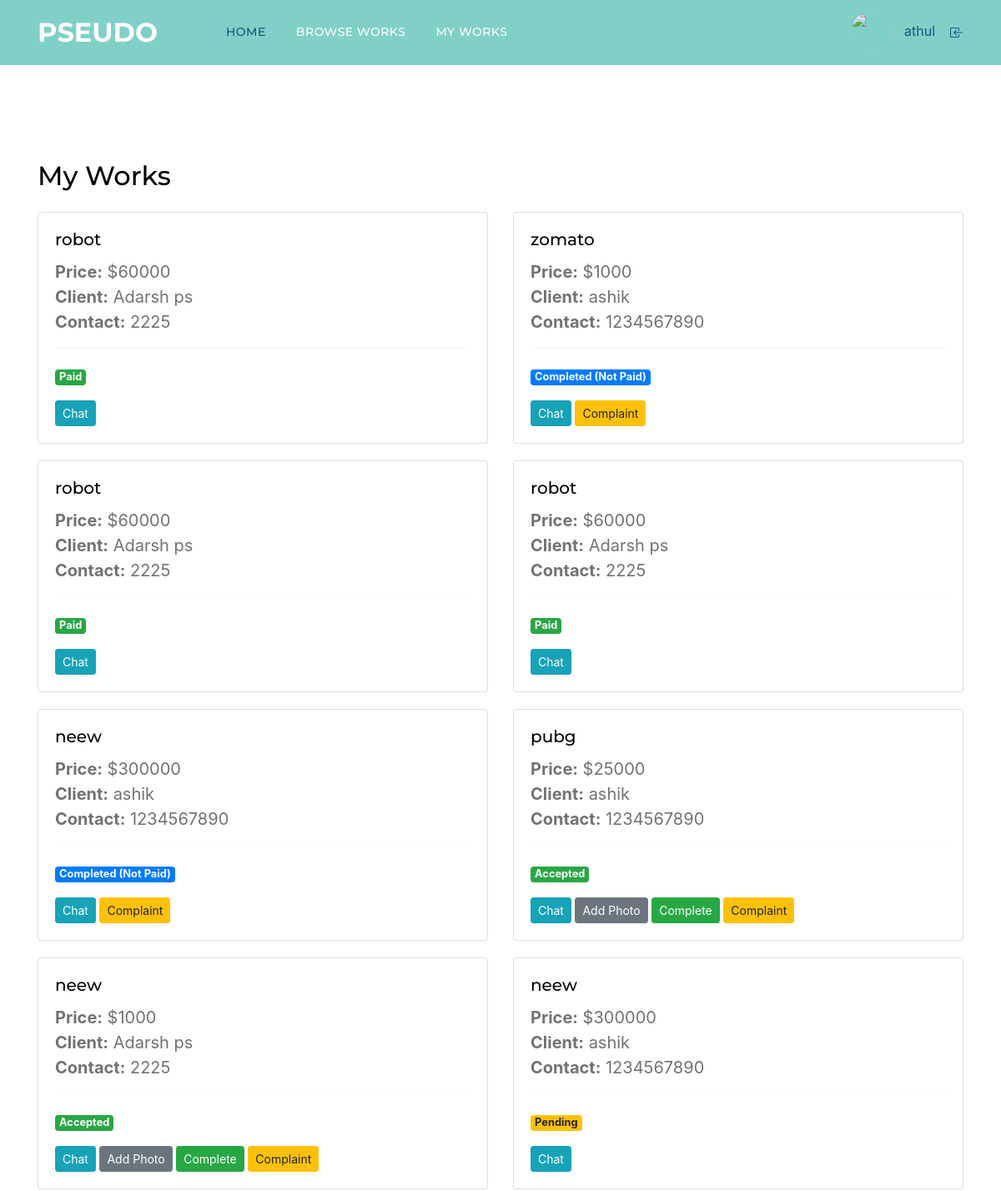
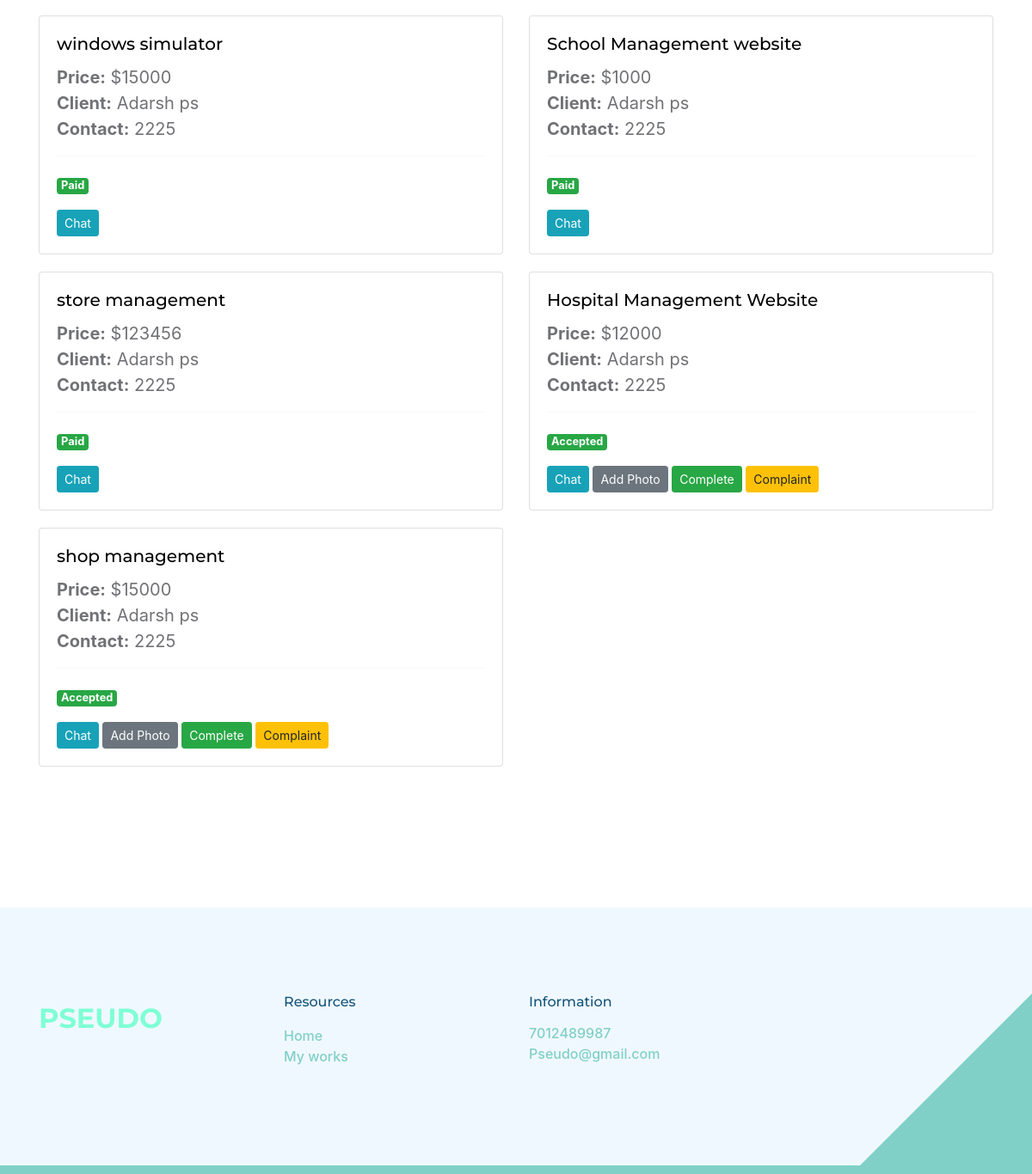
The app's page /Freelan/Myworks.php (signed in) with its own data (2 pictures, top to bottom).
### tables this page shows
CREATE TABLE `tbl_request` (
  `request_id` int(11) NOT NULL,
  `freelan_id` int(11) NOT NULL,
  `work_id` int(11) NOT NULL,
  `status` int(11) NOT NULL,
  `request_date` varchar(35) NOT NULL,
  `payment_date` varchar(20) NOT NULL,
  `agreement_date` varchar(50) NOT NULL
);

CREATE TABLE `tbl_work` (
  `work_id` int(11) NOT NULL,
  `work_name` varchar(100) NOT NULL,
  `work_price` varchar(50) NOT NULL,
  `work_details` varchar(1000) NOT NULL,
  `work_doc` varchar(50) NOT NULL,
  `client_id` int(11) NOT NULL,
  `subcat_id` int(11) NOT NULL,
  `work_final` varchar(100) NOT NULL
);

CREATE TABLE `tbl_client` (
  `client_id` int(11) NOT NULL,
  `client_name` varchar(50) NOT NULL,
  `client_email` varchar(50) NOT NULL,
  `place_id` int(11) NOT NULL,
  `client_address` varchar(100) NOT NULL,
  `client_photo` varchar(50) NOT NULL,
  `client_proof` varchar(50) NOT NULL,
  `client_password` varchar(50) NOT NULL,
  `client_dob` varchar(50) NOT NULL,
  `client_contact` varchar(50) NOT NULL,
  `client_status` int(11) NOT NULL,
  `client_gender` varchar(50) NOT NULL
);

### Freelan/Myworks.php (the view, shortened to what this page needs)
<?php
include('Header.php');
$selqry = "SELECT * FROM tbl_request r
           INNER JOIN tbl_work w ON r.work_id = w.work_id
           INNER JOIN tbl_client c ON w.client_id = c.client_id
           WHERE freelan_id=" . $_SESSION['fid'];
$mywork = $con->query($selqry);
?>
<!DOCTYPE html>
<html lang="en">
<head>
<link rel="stylesheet" href="../Asset/Templates/Main/extra/bootstrap.min.css">
</head>
<body>
<div class="container mt-5">
    <h2 class="mb-4">My Works</h2>
    <div class="row">
        <?php while($data = $mywork->fetch_assoc()): ?>
            <div class="col-md-6">
                <div class="card">
                    <div class="card-body">
                        <h5 class="card-title"><?php echo $data['work_name']; ?></h5>
                        <p class="card-text">
                            <strong>Price:</strong> $<?php echo $data['work_price']; ?><br>
                            <strong>Client:</strong> <?php echo $data['client_name']; ?><br>
                            <strong>Contact:</strong> <?php echo $data['client_contact']; ?>
                        </p>
                        <hr>
                        <p>
                            <?php if($data['status'] == 1): ?>
                                <span class="badge badge-success">Accepted</span>
                            <?php elseif($data['status'] == 2): ?>
                                <span class="badge badge-danger">Rejected</span>
                            <?php elseif($data['status'] == 3): ?>
                                <span class="badge badge-primary">Completed (Not Paid)</span>
                            <?php elseif($data['status'] == 4): ?>
                                <span class="badge badge-success">Paid</span>
                            <?php else: ?>
                                <span class="badge badge-warning">Pending</span>
                            <?php endif; ?>
                        </p>
                        <a href="Chat.php?id=<?php echo $data['client_id']; ?>" class="btn btn-info btn-sm">Chat</a>
                        <?php if($data['status'] == 1): ?>
                            <a href="Gallary.php?rid=<?php echo $data['request_id']; ?>" class="btn btn-secondary btn-sm">Add Photo</a>
                            <a href="Addfinalwork.php?rid=<?php echo $data['work_id']; ?>" class="btn btn-success btn-sm">Complete</a>
                            <a href="Freelancomplaint.php?rid=<?php echo $data['request_id']; ?>" class="btn btn-warning btn-sm">Complaint</a>
                        <?php elseif($data['status'] == 3): ?>
                            <a href="Freelancomplaint.php?rid=<?php echo $data['request_id']; ?>" class="btn btn-warning btn-sm">Complaint</a>
                        <?php endif; ?>
                    </div>
                </div>
            </div>
        <?php endwhile; ?>
    </div>
</div>
</body>
<?php
include('Footer.php');
?>
</html>

### Asset/Templates/Main/css/templatemo-topic-listing.css (style rules this page uses)
:root { --white-color: #ffffff; --primary-color: #13547a; --secondary-color: #80d0c7; --section-bg-color: #f0f8ff; --custom-btn-bg-color: #80d0c7; --custom-btn-bg-hover-color: #13547a; --dark-color: #000000; --p-color: #717275; --border-color: #7fffd4; --link-hover-color: #13547a; --body-font-family: 'Open Sans', sans-serif; --title-font-family: 'Montserrat', sans-serif; --h1-font-size: 58px; --h2-font-size: 46px; --h3-font-size: 32px; --h4-font-size: 28px; --h5-font-size: 24px; --h6-font-size: 22px; --p-font-size: 20px; --menu-font-size: 14px; --btn-font-size: 18px; --copyright-font-size: 16px; --border-radius-large: 100px; --border-radius-medium: 20px; --border-radius-small: 10px; --font-weight-normal: 400; --font-weight-medium: 500; --font-weight-semibold: 600; --font-weight-bold: 700; }
body { background-color: var(--white-color); font-family: var(--body-font-family); }
h2, h3, h4, h5, h6 { color: var(--dark-color); }
h1, h2, h3, h4, h5, h6 { font-family: var(--title-font-family); font-weight: var(--font-weight-semibold); }
h2 { font-size: var(--h2-font-size); font-weight: var(--font-weight-bold); }
h5 { font-size: var(--h5-font-size); }
p { color: var(--p-color); font-size: var(--p-font-size); font-weight: var(--font-weight-normal); }
a, button { touch-action: manipulation; transition: all 0.3s; }
a { display: inline-block; color: var(--primary-color); text-decoration: none; }
b, strong { font-weight: var(--font-weight-bold); }

### Freelan/Myworks.php (style rules this page uses)
.card { margin-bottom: 20px; transition: box-shadow 0.3s ease; }
.card-body { padding: 20px; }
.badge { font-size: 0.8rem; }

### records on screen
tbl_request: work.work_name "robot", work.work_price "60000", tbl_client.client_name "Adarsh ps", tbl_client.client_contact "2225", status "Paid"
tbl_request: work.work_name "zomato", work.work_price "1000", tbl_client.client_name "ashik", tbl_client.client_contact "1234567890", status "Completed (Not Paid)"
tbl_request: work.work_name "robot", work.work_price "60000", tbl_client.client_name "Adarsh ps", tbl_client.client_contact "2225", status "Paid"
tbl_request: work.work_name "robot", work.work_price "60000", tbl_client.client_name "Adarsh ps", tbl_client.client_contact "2225", status "Paid"
tbl_request: work.work_name "neew", work.work_price "300000", tbl_client.client_name "ashik", tbl_client.client_contact "1234567890", status "Completed (Not Paid)"
tbl_request: work.work_name "pubg", work.work_price "25000", tbl_client.client_name "ashik", tbl_client.client_contact "1234567890", status "Accepted"
tbl_request: work.work_name "neew", work.work_price "1000", tbl_client.client_name "Adarsh ps", tbl_client.client_contact "2225", status "Accepted"
tbl_request: work.work_name "neew", work.work_price "300000", tbl_client.client_name "ashik", tbl_client.client_contact "1234567890", status "Pending"
tbl_request: work.work_name "windows simulator", work.work_price "15000", tbl_client.client_name "Adarsh ps", tbl_client.client_contact "2225", status "Paid"
tbl_request: work.work_name "School Management website", work.work_price "1000", tbl_client.client_name "Adarsh ps", tbl_client.client_contact "2225", status "Paid"
tbl_request: work.work_name "store management", work.work_price "123456", tbl_client.client_name "Adarsh ps", tbl_client.client_contact "2225", status "Paid"
tbl_request: work.work_name "Hospital Management Website", work.work_price "12000", tbl_client.client_name "Adarsh ps", tbl_client.client_contact "2225", status "Accepted"
tbl_request: work.work_name "shop management", work.work_price "15000", tbl_client.client_name "Adarsh ps", tbl_client.client_contact "2225", status "Accepted"

### other values on screen
$_SESSION['FName'] "athul"
